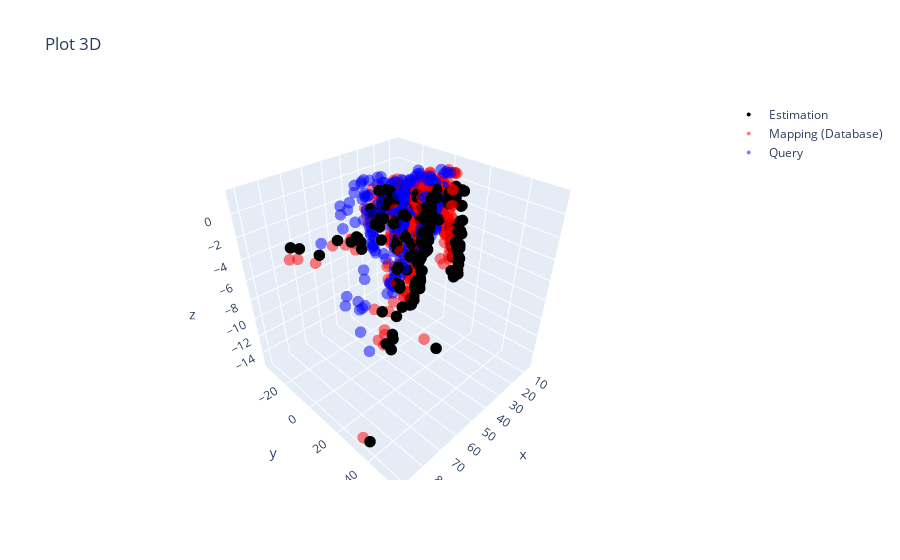

Notebook cell for this chart:
### Markdown cell above
# Transformation estimation relative to camera

### Code cell
def visualize_relative_transformation(relative_query_points, relative_db_points,
                                      transformation):
    q_x = np.squeeze(relative_query_points[0, :])
    q_y = np.squeeze(relative_query_points[1, :])
    q_z = np.squeeze(relative_query_points[2, :])

    db_x = np.squeeze(relative_db_points[0, :])
    db_y = np.squeeze(relative_db_points[1, :])
    db_z = np.squeeze(relative_db_points[2, :])
    
    size = relative_db_points.shape[1]
    points_estimation = np.append(relative_db_points, np.ones((1,size)), axis = 0)
    points_estimation = np.matmul(transformation, points_estimation)
    x_est, y_est, z_est = points_estimation[:3,:]
    
    fig = go.Figure(data=[go.Scatter3d(x=x_est, y=y_est, z=z_est,
                                       mode='markers', name = 'Estimation',
                                       marker=dict(size=4, color='black',
                                                   colorscale='Viridis', opacity=1)), 
                          go.Scatter3d(x=db_x, y=db_y, z=db_z,
                                       mode='markers', name = 'Mapping (Database)',
                                       marker=dict(size=4, color='red',
                                                   colorscale='Viridis', opacity=0.5)),
                          go.Scatter3d(x=q_x, y=q_y, z=q_z,
                                       mode='markers', name = 'Query',
                                       marker=dict(size=4, color='blue',
                                                   colorscale='Viridis', opacity=0.5))],)
    fig.update_layout(title="Plot 3D")
    fig.show()
    
    
visualize_relative_transformation(query_points, db_points, transformation_4x4)

### Figure 1 — Plotly figure (JSON) as saved in the notebook; plotly's stock layout.template omitted (floating-point values rounded to 4 significant figures; data arrays with more than 128 entries replaced by an {"elided": "..."} marker saying what was removed)
{"data": [{"marker": {"color": "black", "colorscale": [[0, "#440154"], [0.1111, "#482878"], [0.2222, "#3e4989"], [0.3333, "#31688e"], [0.4444, "#26828e"], [0.5556, "#1f9e89"], [0.6667, "#35b779"], [0.7778, "#6ece58"], [0.8889, "#b5de2b"], [1, "#fde725"]], "opacity": 1, "size": 4}, "mode": "markers", "name": "Estimation", "type": "scatter3d", "x": {"elided": "276 float values"}, "y": {"elided": "276 float values"}, "z": {"elided": "276 float values"}}, {"marker": {"color": "red", "colorscale": [[0, "#440154"], [0.1111, "#482878"], [0.2222, "#3e4989"], [0.3333, "#31688e"], [0.4444, "#26828e"], [0.5556, "#1f9e89"], [0.6667, "#35b779"], [0.7778, "#6ece58"], [0.8889, "#b5de2b"], [1, "#fde725"]], "opacity": 0.5, "size": 4}, "mode": "markers", "name": "Mapping (Database)", "type": "scatter3d", "x": {"elided": "276 float values"}, "y": {"elided": "276 float values"}, "z": {"elided": "276 float values"}}, {"marker": {"color": "blue", "colorscale": [[0, "#440154"], [0.1111, "#482878"], [0.2222, "#3e4989"], [0.3333, "#31688e"], [0.4444, "#26828e"], [0.5556, "#1f9e89"], [0.6667, "#35b779"], [0.7778, "#6ece58"], [0.8889, "#b5de2b"], [1, "#fde725"]], "opacity": 0.5, "size": 4}, "mode": "markers", "name": "Query", "type": "scatter3d", "x": {"elided": "277 float values"}, "y": {"elided": "277 float values"}, "z": {"elided": "277 float values"}}], "layout": {"title": {"text": "Plot 3D"}}}
